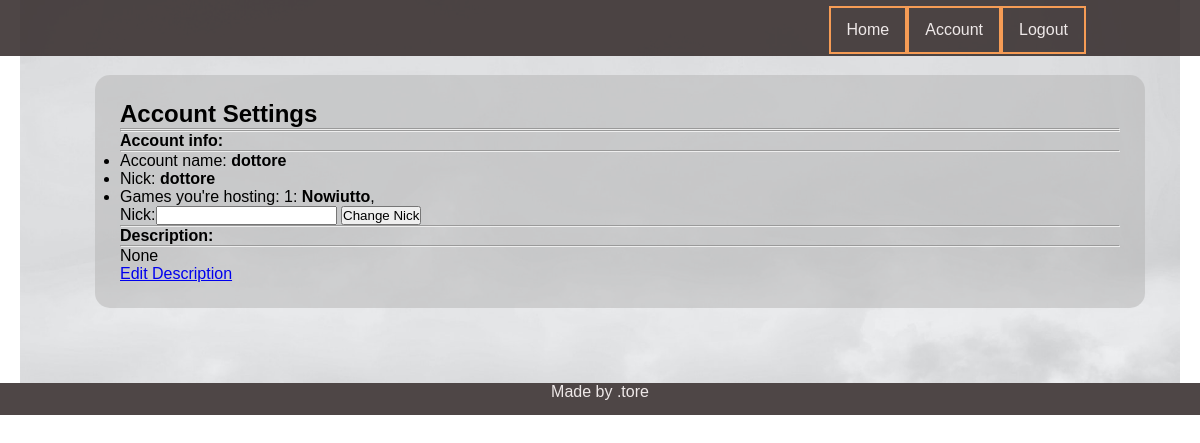
Page /player/account/dottore=pusty (signed in) on the earlier database version.
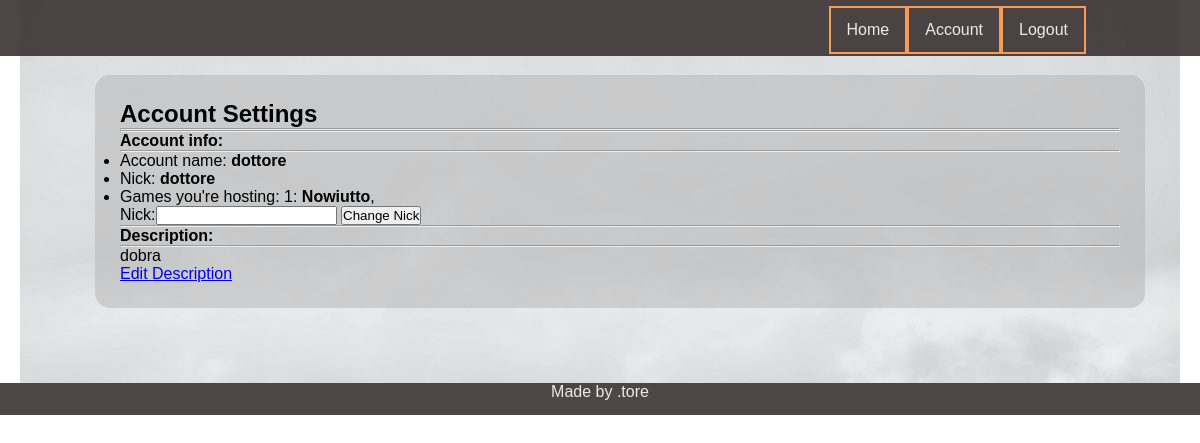
Same page on the later database version.
### player/models.py (models this page shows, shortened)
class Player(models.Model):
    name = models.ForeignKey(User, on_delete=models.CASCADE, related_name='player_name')
    parent = models.CharField(max_length =10)
    nick = models.CharField(max_length=10)
    in_game = models.BooleanField(default=False)
    moved = models.BooleanField(default=False, null=True, blank=True)
    money = models.IntegerField(default=150)
    position = models.IntegerField(default=0, null=True, blank=True)
    properties = models.CharField(max_length=400, null=True, default="")
    description = models.TextField(max_length=300, null=True)
    def __str__(self):
        return self.nick

### player/views.py (the view)
# urls.py: path('account/<str:acc>=<str:notif>', account, name="player_account"),
@login_required
def account(request, acc, notif):
    usr = request.user
    player = Player.objects.get(parent=usr.username)
    form = ChangeNick
    hs = Game.objects.filter(host=player.nick)
    hs_nr = hs.count()
    desc = player.description
    args = {'player': player, 'form': form, 'games': hs , 'games_nr': hs_nr, 'description': desc}
    return render(request, 'player/player_account.html', args)

### templates/player/player_account.html (shortened to what this page needs)
{% extends 'base.html' %}
{% block content %}
<h1>Account Settings</h1>
<hr>
<hr>
<div class = 'jumbotron'>
    <h4>Account info:</h4>
    <hr>
    <ul>
        <li>Account name:<strong> {{user.username}}</strong></li>
        <li>Nick: <strong>{{player}}</strong></li>
        <li>
            Games you're hosting: {{games_nr}}: {% for g in games %}
            <strong>{{g.name}}</strong>,
            {% endfor %}
        </li>
        <form method ="POST" action = '{% url 'change_nick' %}'>
{{form}}
    <button type = 'submit' name="create" value = 'ok'>Change Nick</button>
       </form>
    </ul>
    <hr>
    <h4> Description:</h4>
    <hr>
    <p>
        {{description}}
    </p>
    <a href='{% url "edit_description" user.username%}'>Edit Description</a>
</div>
</div>
{% endblock %}

Differences in the rows shown:
changed Player "dottore": description (not shown) → "dobra"
Other differences:
{{ description }}: "None" → (not shown)
